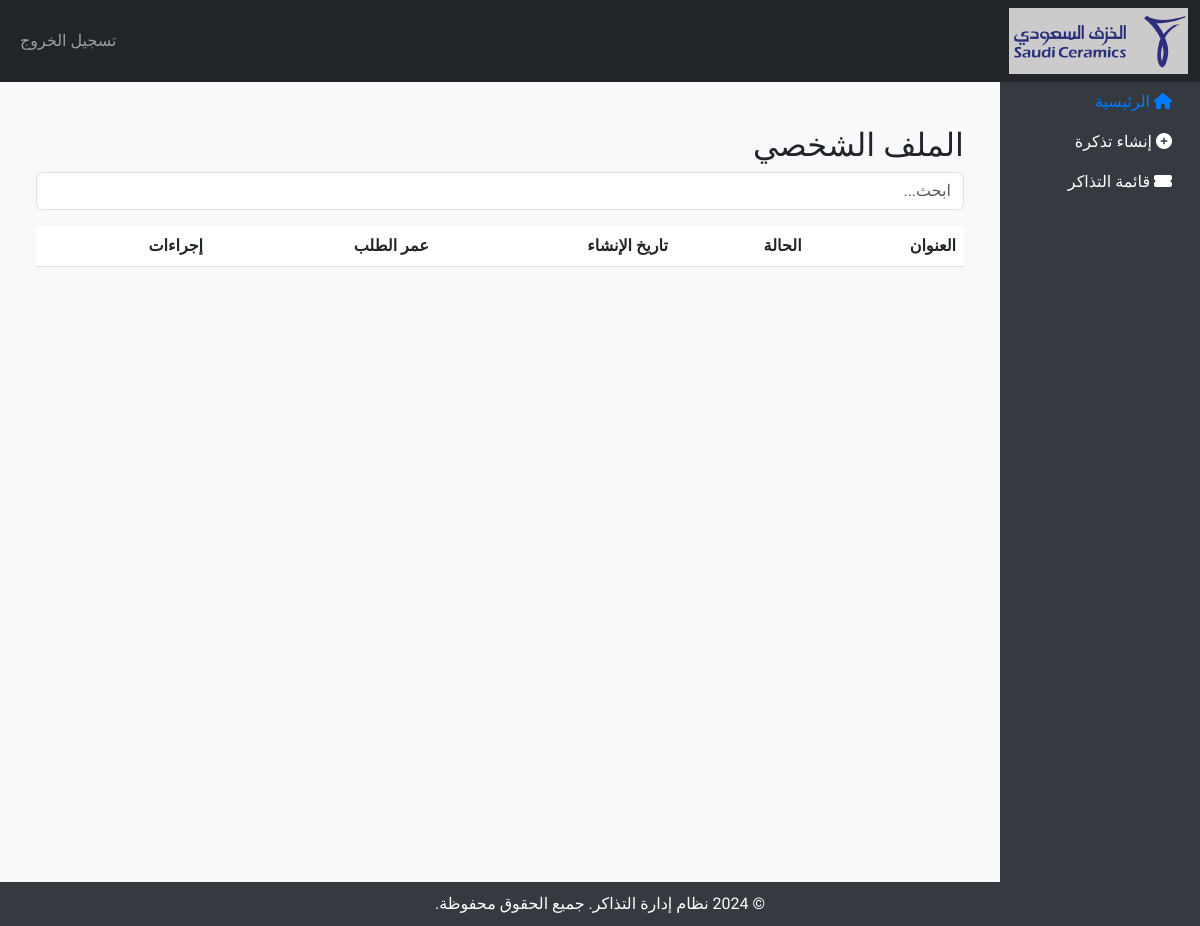
Before: / (signed in) with the older database file.
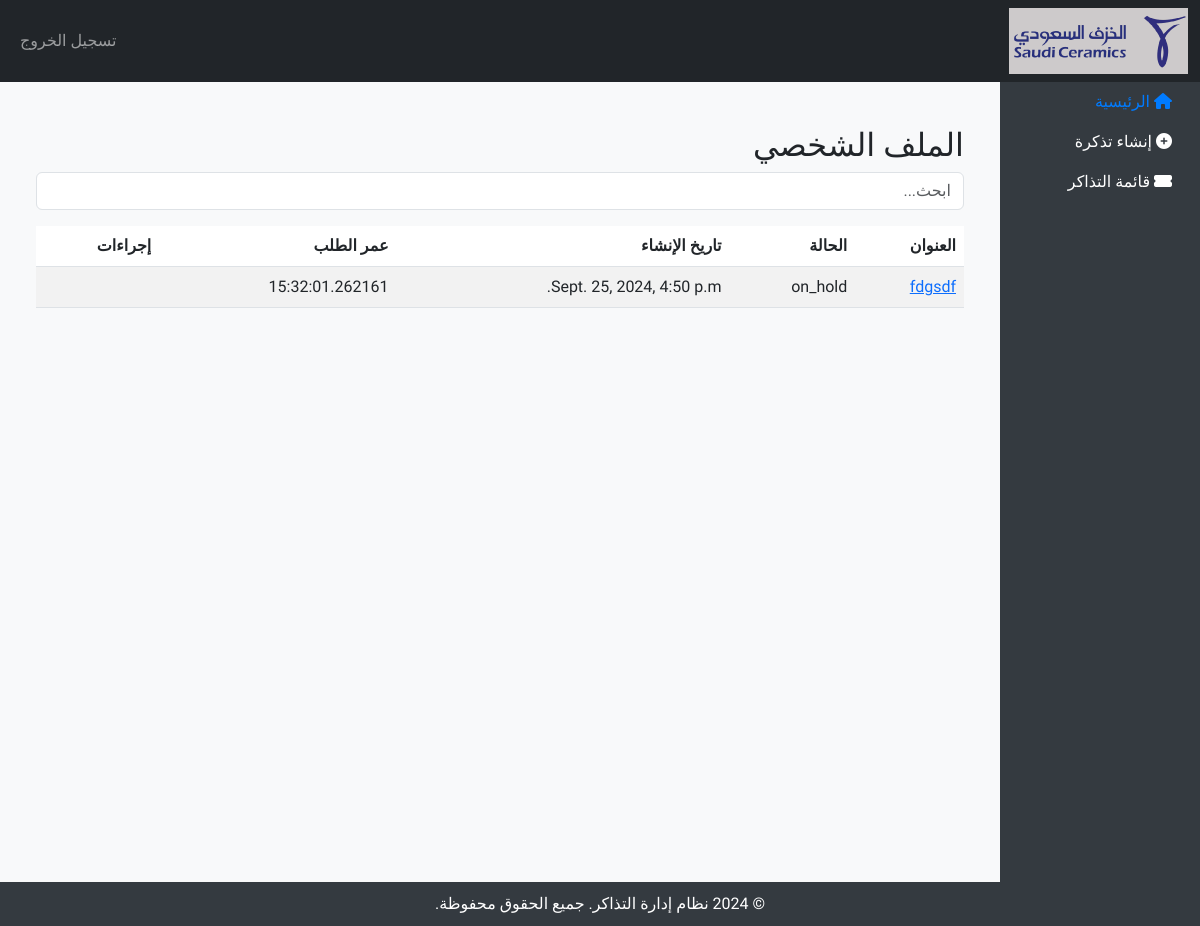
After: the same page with the newer database file.
### tickets/models.py (models this page shows, shortened)
class Ticket(models.Model):
    OPEN = 'open'
    IN_PROGRESS = 'in_progress'
    ON_HOLD = 'on_hold'
    RESOLVED = 'resolved'
    CLOSED = 'closed'
    STATUS_CHOICES = [
        (OPEN, 'Open'),
        (IN_PROGRESS, 'In Progress'),
        (ON_HOLD, 'On Hold'),
        (RESOLVED, 'Resolved'),
        (CLOSED, 'Closed'),
    ]
    DIFFICULTY_CHOICES = [
        ('normal', 'عادي'),
        ('medium', 'متوسط'),
        ('high', 'مرتفع')
    ]
    title = models.CharField(max_length=255,verbose_name='العنوان')
    description = models.TextField(verbose_name='الوصف')
    status = models.CharField(max_length=20, choices=STATUS_CHOICES, default=OPEN,verbose_name='الحالة')
    created_by = models.ForeignKey(CustomUser, on_delete=models.SET_NULL, null=True, related_name='created_tickets',verbose_name='أنشأ بواسطة')
    assigned_to = models.ForeignKey(CustomUser, on_delete=models.SET_NULL, null=True, related_name='assigned_tickets',verbose_name='تم تعيينها إلى')
    group = models.ForeignKey(Group, on_delete=models.CASCADE,verbose_name='المجموعة')
    difficulty_level = models.CharField(max_length=20, choices=DIFFICULTY_CHOICES, null=True, blank=True)
    time_started = models.DateTimeField(null=True, blank=True,verbose_name='تاريخ البدء')
    time_resolved = models.DateTimeField(null=True, blank=True,verbose_name='تاريخ الحل')
    created_at = models.DateTimeField(auto_now_add=True,verbose_name='تاريخ الإنشاء')
    updated_at = models.DateTimeField(auto_now=True,verbose_name='تاريخ التحديث')
    time_in_progress = models.DateTimeField(null=True, blank=True,verbose_name='تاريخ التقدم')
    on_hold_periods = models.JSONField(default=list, blank=True,verbose_name='فترات التعليق')  # List to track on-hold periods [(start_time, end_time), ...]
    notes = models.TextField(blank=True, null=True,verbose_name='الملاحظات')  # Field to store notes
    def get_total_in_progress_time(self):
        if self.time_in_progress:
            end_time = self.time_resolved if self.time_resolved else timezone.now()
            total_time = end_time - self.time_in_progress
            for period in self.on_hold_periods:
                start = period.get('start')
                end = period.get('end', timezone.now().isoformat())  # If still on hold, assume end is now
                if start and end:
                    start_time = timezone.datetime.fromisoformat(start)
                    end_time = timezone.datetime.fromisoformat(end)
                    total_time -= (end_time - start_time)
            return total_time
        return timedelta()

### tickets/views.py (the view)
# urls.py: path('', profile_view, name='profile'),
@login_required
def profile_view(request):
    user_tickets = request.user.customuser.created_tickets.all()  # جلب التذاكر التي أنشأها المستخدم الحالي
    return render(request, 'ticket/profile.html', {'tickets': user_tickets})

### tickets/templates/ticket/profile.html (shortened to what this page needs)
{% extends 'base.html' %}
{% load static %}
{% block content %}
<div class="container mt-4" >
    <h2>الملف الشخصي</h2>
    <div class="mb-3">
        <input type="text" id="searchInput" class="form-control" placeholder="ابحث...">
    </div>
    <div class="table-responsive">
    <table id="ticketsTable" class="table table-striped">
        <thead>
            <tr>
                <th>العنوان</th>
                <th>الحالة</th>
                <th class="d-none d-xl-table-cell">تاريخ الإنشاء</th>
                <th class="d-none d-xl-table-cell">  عمر الطلب  </th>
                <th>إجراءات</th>
            </tr>
        </thead>
        <tbody>
            {% for ticket in tickets %}
            <tr>
                <td><a href="{% url 'ticket_detail' ticket.id %}">{{ ticket.title }}</a></td>
                        <td>{{ ticket.status }}</td>
                        <td class="d-none d-xl-table-cell">{{ ticket.created_at }}</td>
                        <td class="d-none d-xl-table-cell">{{ ticket.get_total_in_progress_time }}</td>
                        <td>
                        </td>
            </tr>
            {% endfor %}
        </tbody>
    </table>
</div>
</div>
{% endblock %}

Changed rows visible on the page:
added Ticket: title "fdgsdf", status "on_hold", created_at "Sept. 25, 2024, 4:50 p.m.", get_total_in_progress_time "15:32:01.262161"
